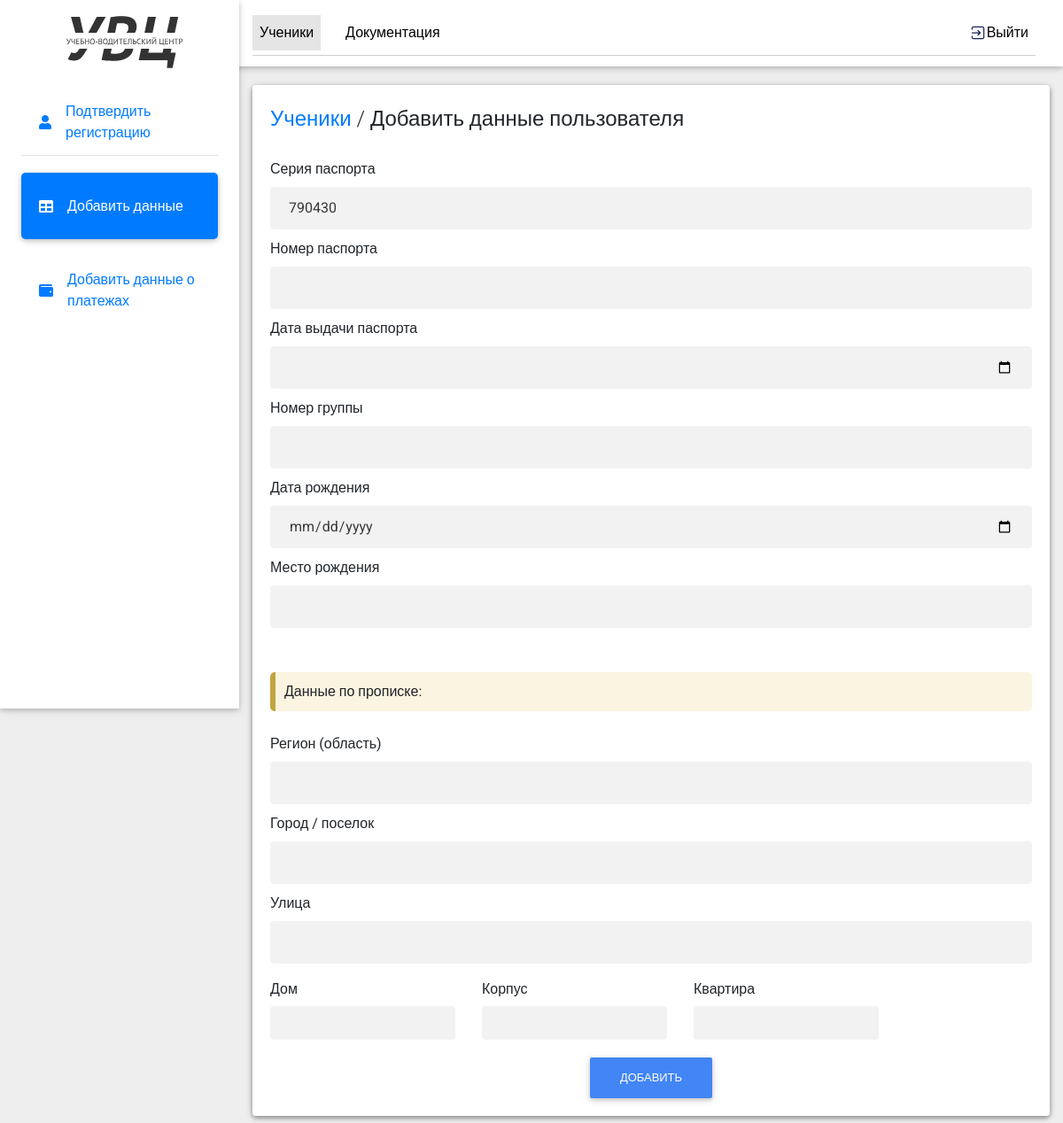
/users/user_profile/manager_add_users_data/add_data/8/, run on an earlier commit of the app's database.
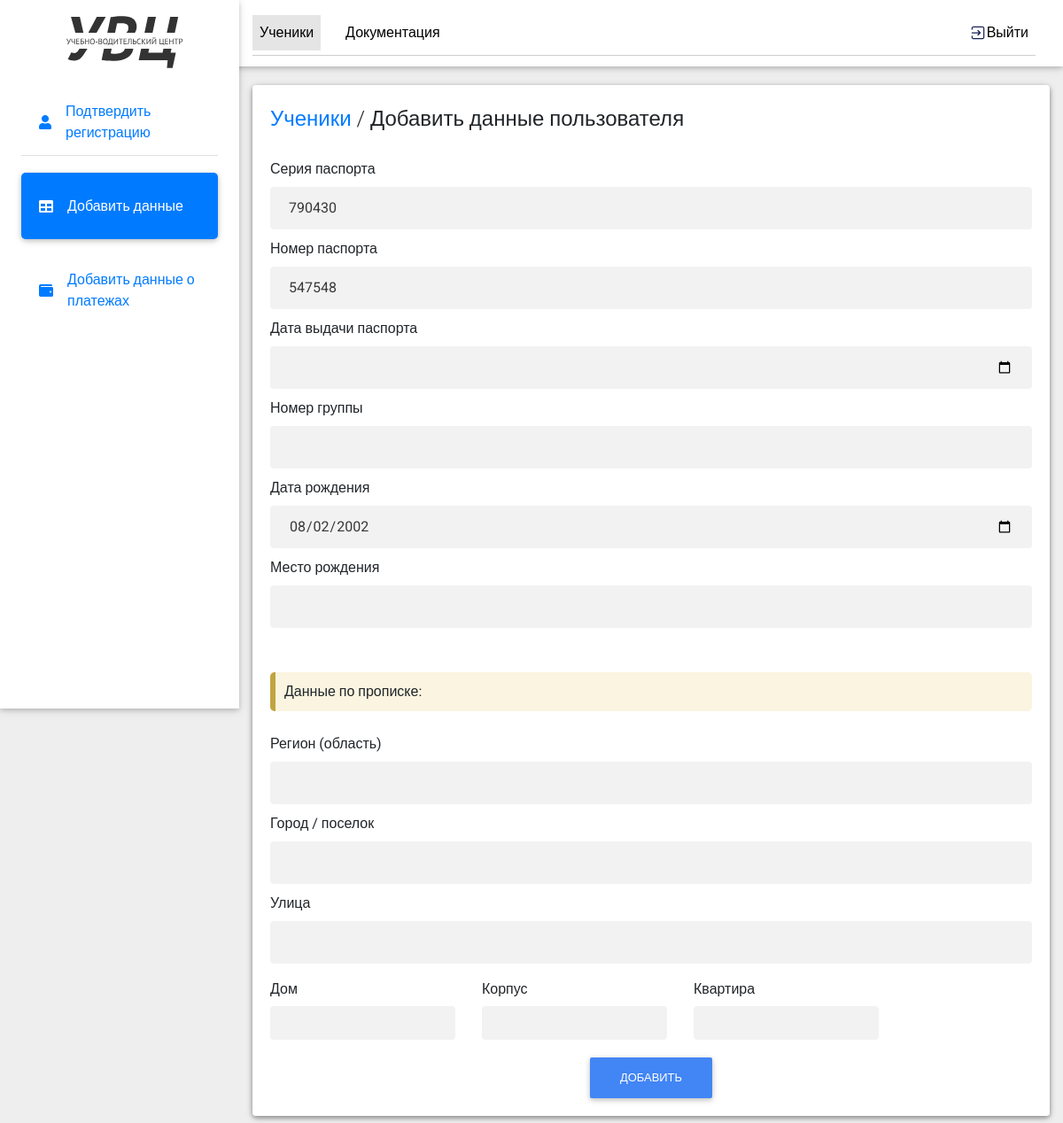
And on a later commit of the database.
### users/models.py (models this page shows, shortened)
class UserData(models.Model):
    user = models.OneToOneField(User, on_delete=models.CASCADE)
    passport_series = models.CharField(max_length=20,null=True)
    passport_number = models.CharField(max_length=20,null=True)
    group_number = models.CharField(max_length=20,null=True)
    date_of_birth = models.DateField(null=True, blank=True)
    region = models.CharField(max_length=35,null=True)
    city_or_village = models.CharField(max_length=50,null=True)
    street = models.CharField(max_length=40,null=True)
    house = models.CharField(max_length=10,null=True)
    corps = models.CharField(max_length=5, null=True)
    apartment = models.CharField(max_length=10, null=True)
    place_of_birth= models.CharField(max_length=70, null=True)
    passport_date = models.DateField(null=True, blank=True)

### users/views.py (the view)
# urls.py: path('user_profile/manager_add_users_data/add_data/<int:user_id>/', add_user_data, name='add_user_data'),
def add_user_data(request, user_id):
    user = User.objects.get(id=user_id)
    user_data, created = UserData.objects.get_or_create(user=user)
    formatted_date = user_data.date_of_birth.strftime('%Y-%m-%d') if user_data.date_of_birth else None
    if request.method == 'POST':
        form = UserDataForm(request.POST, instance=user_data)
        if form.is_valid():
            form.save()
            return redirect('manager_add_users_data')
    else:
        form = UserDataForm(instance=user_data)
    return render(request, 'add_user_data.html', {'user': user, 'form': form, 'formatted_date': formatted_date})

### users/forms.py
class UserDataForm(forms.ModelForm):
    class Meta:
        model = UserData
        fields = ['passport_series', 'passport_number', 'group_number', 'date_of_birth', 'region', 'city_or_village', 'street', 'house', 'corps', 'apartment', 'place_of_birth', 'passport_date']
        widgets = {
            'date_of_birth': forms.DateInput(attrs={'type': 'date'}),
            'passport_date': forms.DateInput(attrs={'type': 'date'}),
        }
    def __init__(self, *args, **kwargs):
        super(UserDataForm, self).__init__(*args, **kwargs)
        for field in self.fields.values():
            field.required = False

### templates/add_user_data.html (shortened to what the changed rows need)
{% load static %}
<!DOCTYPE html>
<html lang="en">
<head>
  <link rel="stylesheet" href="https://use.fontawesome.com/releases/v5.11.2/css/all.css">
  <link rel="stylesheet" href="{% static 'css/bootstrap.min.css' %}">
  <link rel="stylesheet" href="{% static 'css/mdb.min.css' %}">
  <link rel="stylesheet" href="{% static 'css/style.css' %}">
</head>
<body class="grey lighten-3">
    <main class="pt-5 max-lg-5">
        <div class="container-fluid mt-5">
            <div class="card mb-4 wow fadeIn">
                <div class="card body d-sm-flex justify-content-between card-manager">
                    <form method="post" class="add-data-form">
                        <div class="input-add-data">
                            <label class="form-label" for="{{form.passport_series.id_for_label}}">Серия паспорта</label>
                            {{form.passport_series}}
                        </div>
                        <div class="input-add-data">
                            <label class="form-label" for="{{form.passport_number.id_for_label}}">Номер паспорта</label>
                            {{form.passport_number}}
                        </div>
                        <div class="input-add-data">
                          <label class="form-label" for="{{form.passport_date.id_for_label}}">Дата выдачи паспорта</label>
                          {{form.passport_date}}
                        </div>
                        <div class="input-add-data">
                            <label class="form-label" for="{{form.group_number.id_for_label}}">Номер группы</label>
                            {{form.group_number}}
                        </div>
                        <div class="input-add-data">
                            <label class="form-label" for="{{form.date_of_birth.id_for_label}}">Дата рождения</label>
                            <input type="date" name="date_of_birth" id="id_date_of_birth">
                        </div>
                        <div class="input-add-data">
                          <label class="form-label" for="{{form.place_of_birth.id_for_label}}">Место рождения</label>
                          {{form.place_of_birth}}
                        </div>
                        <div class="input-add-data">
                          <label class="form-label" for="{{form.region.id_for_label}}">Регион (область)</label>
                          {{form.region}}
                        </div>
                        <div class="input-add-data">
                          <label class="form-label" for="{{form.city_or_village.id_for_label}}">Город / поселок</label>
                          {{form.city_or_village}}
                        </div>
                        <div class="input-add-data">
                          <label class="form-label" for="{{form.street.id_for_label}}">Улица</label>
                          {{form.street}}
                        </div>
                        <div class="row g-3 align-items-center input-row">
                          <div class="col-auto">
                            <label for="{{form.house.id_for_label}}" class="col-form-label">Дом</label>
                            {{form.house}}
                          </div>
                          <div class="col-auto">
                            <label for="{{form.corps.id_for_label}}" class="col-form-label">Корпус</label>
                            {{form.corps}}
                          </div>
                          <div class="col-auto">
                            <label for="{{form.apartment.id_for_label}}" class="col-form-label">Квартира</label>
                            {{form.apartment}}
                          </div>
                        </div>
                    </form>
                </div>
            </div>
        </div>
    </main>
</body>
</html>

What changed in the data, as far as the page shows it:
changed UserData: passport_number (not shown) → "547548"
Also different on the page:
form field date_of_birth: (not shown) → "08/02/2002"
